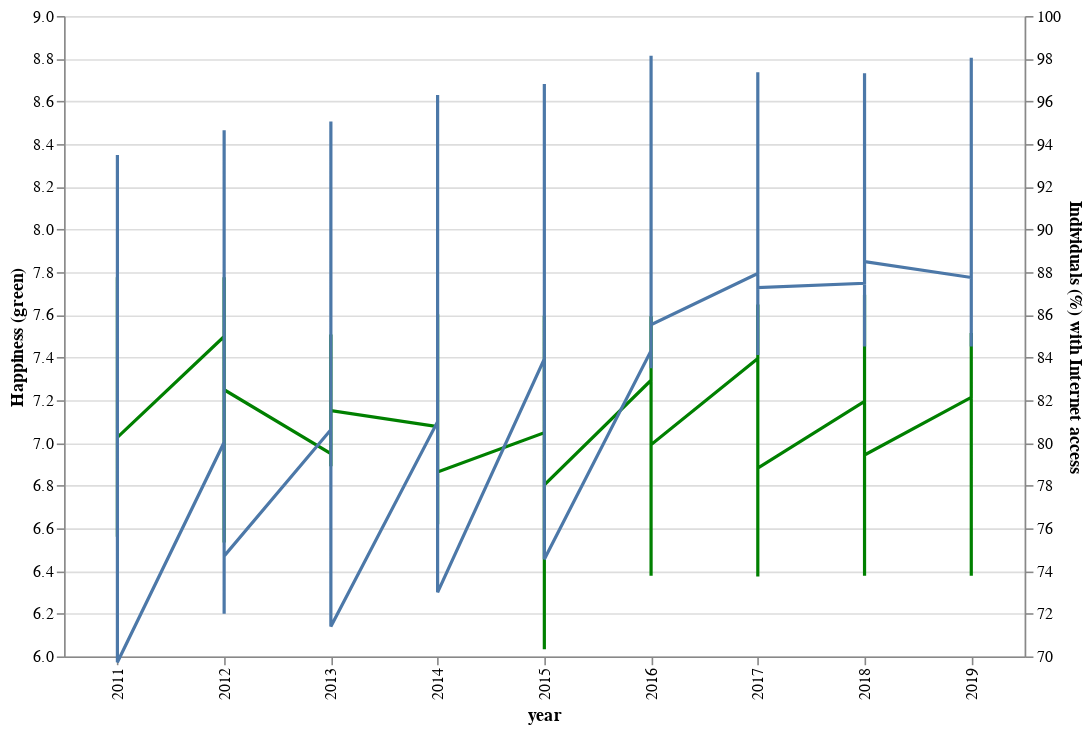

Write notebook code for a chart like this one.
### Code cell
# dropdown filter
countries = top10GDP["Country name"].unique()
country_dropdown = alt.binding_select(options=countries)
country_select = alt.selection_single(
    fields=["Country name"],
    bind=country_dropdown,
    name="Country",
)

# Create scatter plot
chart_hap = (
    alt.Chart(top10GDP)
    .mark_line(color="green")
    .encode(x="year:O",
            y=alt.Y("Life Ladder",scale=alt.Scale(domain=[6, 9]), title="Happiness (green)")
    )
)

chart_gdp = (
    alt.Chart(top10GDP)
    .mark_line()
    .encode(x="year:O",
            y=alt.Y("Individuals (%) with Internet access",scale=alt.Scale(domain=[70, 100]))
    )
)

chart = chart_hap+chart_gdp
chart = chart.add_selection(country_select).transform_filter(country_select)
chart = chart.properties(width=600, height=400).resolve_scale(y = 'independent')
chart

### Figure 1 — Vega-Lite specification as saved in the notebook (floating-point values rounded to 4 significant figures)
{"config": {"view": {"continuousWidth": 400, "continuousHeight": 300}}, "layer": [{"mark": {"type": "line", "color": "green"}, "encoding": {"x": {"type": "ordinal", "field": "year"}, "y": {"type": "quantitative", "field": "Life Ladder", "scale": {"domain": [6, 9]}, "title": "Happiness (green)"}}, "selection": {"Country": {"type": "single", "fields": ["Country name"], "bind": {"input": "select", "options": ["Austria", "Denmark", "Ireland", "Luxembourg", "Netherlands", "Norway", "Singapore", "Sweden", "Switzerland", "United States"]}}}}, {"mark": "line", "encoding": {"x": {"type": "ordinal", "field": "year"}, "y": {"type": "quantitative", "field": "Individuals (%) with Internet access", "scale": {"domain": [70, 100]}}}}], "data": {"name": "data-bd813715e2b0c865863551e94f9e91bb"}, "height": 400, "resolve": {"scale": {"y": "independent"}}, "transform": [{"filter": {"selection": "Country"}}], "width": 600, "$schema": "https://vega.github.io/schema/vega-lite/v4.8.1.json", "datasets": {"data-bd813715e2b0c865863551e94f9e91bb": [{"Country name": "Austria", "year": 2011, "Life Ladder": 7.401, "Log GDP per capita": 10.89, "Social support": 0.9451, "Healthy life expectancy at birth": 71.68, "Freedom to make life choices": 0.9197, "Generosity": 0.1178, "Perceptions of corruption": 0.7706, "Positive affect": 0.8222, "Negative affect": 0.1567, "Individuals (%) with Internet access": 78.74}, {"Country name": "Austria", "year": 2012, "Life Ladder": 7.499, "Log GDP per capita": 10.88, "Social support": 0.9498, "Healthy life expectancy at birth": 71.82, "Freedom to make life choices": 0.9217, "Generosity": 0.1682, "Perceptions of corruption": 0.6789, "Positive affect": 0.7873, "Negative affect": 0.1626, "Individuals (%) with Internet access": 80.03}, {"Country name": "Austria", "year": 2013, "Life Ladder": 6.95, "Log GDP per capita": 10.88, "Social support": 0.8989, "Healthy life expectancy at birth": 71.96, "Freedom to make life choices": 0.885, "Generosity": 0.1176, "Perceptions of corruption": 0.5669, "Positive affect": 0.7797, "Negative affect": 0.1701, "Individuals (%) with Internet access": 80.62}, {"Country name": "Austria", "year": 2014, "Life Ladder": 7.076, "Log GDP per capita": 10.88, "Social support": 0.9281, "Healthy life expectancy at birth": 72.1, "Freedom to make life choices": 0.9003, "Generosity": 0.09889, "Perceptions of corruption": 0.5575, "Positive affect": 0.7983, "Negative affect": 0.1645, "Individuals (%) with Internet access": 81.0}, {"Country name": "Austria", "year": 2015, "Life Ladder": 7.048, "Log GDP per capita": 10.89, "Social support": 0.9263, "Healthy life expectancy at birth": 72.4, "Freedom to make life choices": 0.8885, "Generosity": 0.07975, "Perceptions of corruption": 0.5236, "Positive affect": 0.7559, "Negative affect": 0.1974, "Individuals (%) with Internet access": 83.94}, {"Country name": "Austria", "year": 2016, "Life Ladder": 7.294, "Log GDP per capita": 10.91, "Social support": 0.9062, "Healthy life expectancy at birth": 72.7, "Freedom to make life choices": 0.89, "Generosity": 0.1331, "Perceptions of corruption": 0.5183, "Positive affect": 0.7476, "Negative affect": 0.1803, "Individuals (%) with Internet access": 84.32}, {"Country name": "Austria", "year": 2017, "Life Ladder": 7.396, "Log GDP per capita": 10.93, "Social support": 0.9117, "Healthy life expectancy at birth": 73.0, "Freedom to make life choices": 0.9041, "Generosity": 0.05347, "Perceptions of corruption": 0.5231, "Positive affect": 0.7524, "Negative affect": 0.2261, "Individuals (%) with Internet access": 87.94}, {"Country name": "Austria", "year": 2018, "Life Ladder": 7.195, "Log GDP per capita": 10.94, "Social support": 0.9645, "Healthy life expectancy at birth": 73.3, "Freedom to make life choices": 0.9034, "Generosity": 0.05969, "Perceptions of corruption": 0.4571, "Positive affect": 0.7745, "Negative affect": 0.2052, "Individuals (%) with Internet access": 87.48}, {"Country name": "Austria", "year": 2019, "Life Ladder": 7.213, "Log GDP per capita": 10.85, "Social support": 0.9248, "Healthy life expectancy at birth": 73.6, "Freedom to make life choices": 0.9119, "Generosity": 0.01103, "Perceptions of corruption": 0.4638, "Positive affect": 0.7693, "Negative affect": 0.2065, "Individuals (%) with Internet access": 87.75}, {"Country name": "Denmark", "year": 2011, "Life Ladder": 7.52, "Log GDP per capita": 10.85, "Social support": 0.9514, "Healthy life expectancy at birth": 70.84, "Freedom to make life choices": 0.9326, "Generosity": 0.1388, "Perceptions of corruption": 0.1874, "Positive affect": 0.7738, "Negative affect": 0.2086, "Individuals (%) with Internet access": 89.81}, {"Country name": "Denmark", "year": 2012, "Life Ladder": 7.589, "Log GDP per capita": 10.85, "Social support": 0.9647, "Healthy life expectancy at birth": 71.06, "Freedom to make life choices": 0.9203, "Generosity": 0.2148, "Perceptions of corruption": 0.17, "Positive affect": 0.8623, "Negative affect": 0.1947, "Individuals (%) with Internet access": 92.26}, {"Country name": "Denmark", "year": 2013, "Life Ladder": 7.508, "Log GDP per capita": 10.86, "Social support": 0.9563, "Healthy life expectancy at birth": 71.28, "Freedom to make life choices": 0.9416, "Generosity": 0.118, "Perceptions of corruption": 0.2372, "Positive affect": 0.8325, "Negative affect": 0.2326, "Individuals (%) with Internet access": 94.63}, {"Country name": "Denmark", "year": 2014, "Life Ladder": 7.514, "Log GDP per capita": 10.88, "Social support": 0.9597, "Healthy life expectancy at birth": 71.5, "Freedom to make life choices": 0.9414, "Generosity": 0.2221, "Perceptions of corruption": 0.191, "Positive affect": 0.8292, "Negative affect": 0.2176, "Individuals (%) with Internet access": 95.99}, {"Country name": "Denmark", "year": 2015, "Life Ladder": 7.558, "Log GDP per capita": 10.9, "Social support": 0.9545, "Healthy life expectancy at birth": 71.8, "Freedom to make life choices": 0.9482, "Generosity": 0.1378, "Perceptions of corruption": 0.2099, "Positive affect": 0.8361, "Negative affect": 0.2076, "Individuals (%) with Internet access": 96.33}, {"Country name": "Denmark", "year": 2016, "Life Ladder": 7.594, "Log GDP per capita": 10.92, "Social support": 0.9521, "Healthy life expectancy at birth": 72.1, "Freedom to make life choices": 0.9554, "Generosity": 0.1554, "Perceptions of corruption": 0.1811, "Positive affect": 0.8237, "Negative affect": 0.2058, "Individuals (%) with Internet access": 96.97}, {"Country name": "Denmark", "year": 2017, "Life Ladder": 7.649, "Log GDP per capita": 10.93, "Social support": 0.9582, "Healthy life expectancy at birth": 72.4, "Freedom to make life choices": 0.9354, "Generosity": 0.018, "Perceptions of corruption": 0.1506, "Positive affect": 0.8214, "Negative affect": 0.2061, "Individuals (%) with Internet access": 97.1}, {"Country name": "Denmark", "year": 2018, "Life Ladder": 7.693, "Log GDP per capita": 10.95, "Social support": 0.9577, "Healthy life expectancy at birth": 72.7, "Freedom to make life choices": 0.9633, "Generosity": 0.02032, "Perceptions of corruption": 0.1742, "Positive affect": 0.8619, "Negative affect": 0.1811, "Individuals (%) with Internet access": 97.32}, {"Country name": "Denmark", "year": 2019, "Life Ladder": 7.515, "Log GDP per capita": 10.91, "Social support": 0.9474, "Healthy life expectancy at birth": 73.0, "Freedom to make life choices": 0.9379, "Generosity": 0.05229, "Perceptions of corruption": 0.2138, "Positive affect": 0.8177, "Negative affect": 0.2271, "Individuals (%) with Internet access": 98.05}, {"Country name": "Ireland", "year": 2011, "Life Ladder": 6.965, "Log GDP per capita": 10.88, "Social support": 0.9618, "Healthy life expectancy at birth": 71.7, "Freedom to make life choices": 0.9022, "Generosity": 0.3023, "Perceptions of corruption": 0.5726, "Positive affect": 0.8352, "Negative affect": 0.2367, "Individuals (%) with Internet access": 74.89}, {"Country name": "Ireland", "year": 2012, "Life Ladder": 6.76, "Log GDP per capita": 10.88, "Social support": 0.9552, "Healthy life expectancy at birth": 71.8, "Freedom to make life choices": 0.8838, "Generosity": 0.3314, "Perceptions of corruption": 0.5584, "Positive affect": 0.8143, "Negative affect": 0.2453, "Individuals (%) with Internet access": 76.92}, {"Country name": "Ireland", "year": 2013, "Life Ladder": 7.018, "Log GDP per capita": 10.96, "Social support": 0.9677, "Healthy life expectancy at birth": 71.9, "Freedom to make life choices": 0.9216, "Generosity": 0.2636, "Perceptions of corruption": 0.406, "Positive affect": 0.7843, "Negative affect": 0.2287, "Individuals (%) with Internet access": 78.25}, {"Country name": "Ireland", "year": 2014, "Life Ladder": 6.83, "Log GDP per capita": 11.17, "Social support": 0.9529, "Healthy life expectancy at birth": 72.0, "Freedom to make life choices": 0.8923, "Generosity": 0.2326, "Perceptions of corruption": 0.4088, "Positive affect": 0.7993, "Negative affect": 0.2253, "Individuals (%) with Internet access": 83.49}, {"Country name": "Ireland", "year": 2015, "Life Ladder": 7.041, "Log GDP per capita": 11.2, "Social support": 0.9581, "Healthy life expectancy at birth": 72.1, "Freedom to make life choices": 0.8746, "Generosity": 0.1743, "Perceptions of corruption": 0.3985, "Positive affect": 0.8092, "Negative affect": 0.2111, "Individuals (%) with Internet access": 83.49}, {"Country name": "Ireland", "year": 2016, "Life Ladder": 7.06, "Log GDP per capita": 11.27, "Social support": 0.9435, "Healthy life expectancy at birth": 72.2, "Freedom to make life choices": 0.9053, "Generosity": 0.2165, "Perceptions of corruption": 0.3371, "Positive affect": 0.8334, "Negative affect": 0.2128, "Individuals (%) with Internet access": 83.49}, {"Country name": "Ireland", "year": 2017, "Life Ladder": 6.962, "Log GDP per capita": 11.33, "Social support": 0.9379, "Healthy life expectancy at birth": 72.3, "Freedom to make life choices": 0.8615, "Generosity": 0.1442, "Perceptions of corruption": 0.3622, "Positive affect": 0.8109, "Negative affect": 0.2131, "Individuals (%) with Internet access": 84.11}, {"Country name": "Ireland", "year": 2018, "Life Ladder": 7.255, "Log GDP per capita": 11.37, "Social support": 0.9437, "Healthy life expectancy at birth": 72.4, "Freedom to make life choices": 0.8925, "Generosity": 0.07361, "Perceptions of corruption": 0.3728, "Positive affect": 0.807, "Negative affect": 0.2233, "Individuals (%) with Internet access": 84.52}, {"Country name": "Ireland", "year": 2019, "Life Ladder": 7.035, "Log GDP per capita": 11.32, "Social support": 0.9603, "Healthy life expectancy at birth": 72.5, "Freedom to make life choices": 0.8821, "Generosity": 0.01382, "Perceptions of corruption": 0.3556, "Positive affect": 0.7967, "Negative affect": 0.2464, "Individuals (%) with Internet access": 84.52}, {"Country name": "Luxembourg", "year": 2011, "Life Ladder": 6.964, "Log GDP per capita": 11.57, "Social support": 0.9139, "Healthy life expectancy at birth": 72.06, "Freedom to make life choices": 0.9165, "Generosity": 0.05867, "Perceptions of corruption": 0.4028, "Positive affect": 0.8152, "Negative affect": 0.2274, "Individuals (%) with Internet access": 90.03}, {"Country name": "Luxembourg", "year": 2012, "Life Ladder": 7.131, "Log GDP per capita": 11.58, "Social support": 0.9167, "Healthy life expectancy at birth": 72.24, "Freedom to make life choices": 0.7897, "Generosity": -0.05424, "Perceptions of corruption": 0.3008, "Positive affect": 0.6404, "Negative affect": 0.1848, "Individuals (%) with Internet access": 91.95}, {"Country name": "Luxembourg", "year": 2013, "Life Ladder": 6.891, "Log GDP per capita": 11.6, "Social support": 0.8755, "Healthy life expectancy at birth": 72.42, "Freedom to make life choices": 0.938, "Generosity": 0.1059, "Perceptions of corruption": 0.3663, "Positive affect": 0.8031, "Negative affect": 0.1704, "Individuals (%) with Internet access": 93.78}, {"Country name": "Luxembourg", "year": 2014, "Life Ladder": 6.702, "Log GDP per capita": 11.62, "Social support": 0.9336, "Healthy life expectancy at birth": 72.6, "Freedom to make life choices": 0.9323, "Generosity": 0.0521, "Perceptions of corruption": 0.3754, "Positive affect": 0.7574, "Negative affect": 0.1931, "Individuals (%) with Internet access": 94.67}, {"Country name": "Luxembourg", "year": 2015, "Life Ladder": 6.967, "Log GDP per capita": 11.64, "Social support": 0.9413, "Healthy life expectancy at birth": 72.6, "Freedom to make life choices": 0.8824, "Generosity": 0.0187, "Perceptions of corruption": 0.3563, "Positive affect": 0.7579, "Negative affect": 0.1923, "Individuals (%) with Internet access": 96.38}, {"Country name": "Luxembourg", "year": 2016, "Life Ladder": 7.061, "Log GDP per capita": 11.63, "Social support": 0.9054, "Healthy life expectancy at birth": 72.6, "Freedom to make life choices": 0.9028, "Generosity": 0.0441, "Perceptions of corruption": 0.3302, "Positive affect": 0.7658, "Negative affect": 0.1845, "Individuals (%) with Internet access": 98.14}, {"Country name": "Luxembourg", "year": 2017, "Life Ladder": 7.243, "Log GDP per capita": 11.64, "Social support": 0.9022, "Healthy life expectancy at birth": 72.6, "Freedom to make life choices": 0.8839, "Generosity": -0.02176, "Perceptions of corruption": 0.3851, "Positive affect": 0.7503, "Negative affect": 0.2019, "Individuals (%) with Internet access": 97.36}, {"Country name": "Luxembourg", "year": 2018, "Life Ladder": 7.404, "Log GDP per capita": 11.65, "Social support": 0.9121, "Healthy life expectancy at birth": 72.6, "Freedom to make life choices": 0.9303, "Generosity": -0.04506, "Perceptions of corruption": 0.3896, "Positive affect": 0.7892, "Negative affect": 0.2116, "Individuals (%) with Internet access": 97.06}, {"Country name": "Luxembourg", "year": 2019, "Life Ladder": 7.404, "Log GDP per capita": 11.65, "Social support": 0.9121, "Healthy life expectancy at birth": 72.6, "Freedom to make life choices": 0.9303, "Generosity": -0.04506, "Perceptions of corruption": 0.3896, "Positive affect": 0.7892, "Negative affect": 0.2116, "Individuals (%) with Internet access": 97.06}, {"Country name": "Netherlands", "year": 2011, "Life Ladder": 7.471, "Log GDP per capita": 10.86, "Social support": 0.9389, "Healthy life expectancy at birth": 71.64, "Freedom to make life choices": 0.8771, "Generosity": 0.2881, "Perceptions of corruption": 0.4338, "Positive affect": 0.8606, "Negative affect": 0.2263, "Individuals (%) with Internet access": 91.42}, {"Country name": "Netherlands", "year": 2012, "Life Ladder": 7.407, "Log GDP per capita": 10.86, "Social support": 0.9247, "Healthy life expectancy at birth": 71.76, "Freedom to make life choices": 0.919, "Generosity": 0.3045, "Perceptions of corruption": 0.5045, "Positive affect": 0.8668, "Negative affect": 0.2354, "Individuals (%) with Internet access": 92.86}, {"Country name": "Netherlands", "year": 2013, "Life Ladder": 7.321, "Log GDP per capita": 10.87, "Social support": 0.909, "Healthy life expectancy at birth": 71.88, "Freedom to make life choices": 0.9102, "Generosity": 0.3313, "Perceptions of corruption": 0.4569, "Positive affect": 0.8678, "Negative affect": 0.2207, "Individuals (%) with Internet access": 93.96}, {"Country name": "Netherlands", "year": 2014, "Life Ladder": 7.324, "Log GDP per capita": 10.88, "Social support": 0.879, "Healthy life expectancy at birth": 72.0, "Freedom to make life choices": 0.904, "Generosity": 0.2614, "Perceptions of corruption": 0.4118, "Positive affect": 0.8341, "Negative affect": 0.2021, "Individuals (%) with Internet access": 91.67}, {"Country name": "Netherlands", "year": 2015, "Life Ladder": 7.541, "Log GDP per capita": 10.9, "Social support": 0.9259, "Healthy life expectancy at birth": 72.1, "Freedom to make life choices": 0.9073, "Generosity": 0.2387, "Perceptions of corruption": 0.4333, "Positive affect": 0.8384, "Negative affect": 0.2149, "Individuals (%) with Internet access": 91.72}, {"Country name": "Netherlands", "year": 2016, "Life Ladder": 7.459, "Log GDP per capita": 10.92, "Social support": 0.9365, "Healthy life expectancy at birth": 72.2, "Freedom to make life choices": 0.9203, "Generosity": 0.2504, "Perceptions of corruption": 0.3631, "Positive affect": 0.8522, "Negative affect": 0.1845, "Individuals (%) with Internet access": 90.41}, {"Country name": "Netherlands", "year": 2017, "Life Ladder": 7.463, "Log GDP per capita": 10.94, "Social support": 0.9394, "Healthy life expectancy at birth": 72.3, "Freedom to make life choices": 0.92, "Generosity": 0.1615, "Perceptions of corruption": 0.3706, "Positive affect": 0.862, "Negative affect": 0.2048, "Individuals (%) with Internet access": 93.2}, {"Country name": "Netherlands", "year": 2018, "Life Ladder": 7.425, "Log GDP per capita": 10.95, "Social support": 0.9415, "Healthy life expectancy at birth": 72.4, "Freedom to make life choices": 0.8856, "Generosity": 0.2125, "Perceptions of corruption": 0.3601, "Positive affect": 0.8383, "Negative affect": 0.2305, "Individuals (%) with Internet access": 92.57}, {"Country name": "Netherlands", "year": 2019, "Life Ladder": 7.504, "Log GDP per capita": 10.9, "Social support": 0.944, "Healthy life expectancy at birth": 72.5, "Freedom to make life choices": 0.9345, "Generosity": 0.1513, "Perceptions of corruption": 0.2806, "Positive affect": 0.784, "Negative affect": 0.2465, "Individuals (%) with Internet access": 93.29}, {"Country name": "Norway", "year": 2011, "Life Ladder": 7.678, "Log GDP per capita": 11.02, "Social support": 0.9477, "Healthy life expectancy at birth": 72.24, "Freedom to make life choices": 0.9466, "Generosity": 0.1472, "Perceptions of corruption": 0.368, "Positive affect": 0.8227, "Negative affect": 0.2128, "Individuals (%) with Internet access": 93.49}, {"Country name": "Norway", "year": 2012, "Life Ladder": 7.678, "Log GDP per capita": 11.02, "Social support": 0.9477, "Healthy life expectancy at birth": 72.24, "Freedom to make life choices": 0.9466, "Generosity": 0.1472, "Perceptions of corruption": 0.368, "Positive affect": 0.8227, "Negative affect": 0.2128, "Individuals (%) with Internet access": 94.65}, {"Country name": "Norway", "year": 2013, "Life Ladder": 7.444, "Log GDP per capita": 11.02, "Social support": 0.9412, "Healthy life expectancy at birth": 72.68, "Freedom to make life choices": 0.9563, "Generosity": 0.181, "Perceptions of corruption": 0.4048, "Positive affect": 0.8337, "Negative affect": 0.1944, "Individuals (%) with Internet access": 95.05}, {"Country name": "Norway", "year": 2014, "Life Ladder": 7.603, "Log GDP per capita": 11.03, "Social support": 0.9468, "Healthy life expectancy at birth": 72.9, "Freedom to make life choices": 0.9476, "Generosity": 0.2569, "Perceptions of corruption": 0.2988, "Positive affect": 0.8429, "Negative affect": 0.2094, "Individuals (%) with Internet access": 96.3}, {"Country name": "Norway", "year": 2015, "Life Ladder": 7.596, "Log GDP per capita": 11.04, "Social support": 0.9597, "Healthy life expectancy at birth": 73.0, "Freedom to make life choices": 0.9544, "Generosity": 0.1329, "Perceptions of corruption": 0.4097, "Positive affect": 0.8496, "Negative affect": 0.2093, "Individuals (%) with Internet access": 96.81}, {"Country name": "Norway", "year": 2016, "Life Ladder": 7.579, "Log GDP per capita": 11.05, "Social support": 0.9501, "Healthy life expectancy at birth": 73.1, "Freedom to make life choices": 0.953, "Generosity": 0.2364, "Perceptions of corruption": 0.2497, "Positive affect": 0.8491, "Negative affect": 0.2029, "Individuals (%) with Internet access": 97.3}, {"Country name": "Norway", "year": 2017, "Life Ladder": 7.444, "Log GDP per capita": 11.06, "Social support": 0.966, "Healthy life expectancy at birth": 73.2, "Freedom to make life choices": 0.9604, "Generosity": 0.09406, "Perceptions of corruption": 0.2682, "Positive affect": 0.8274, "Negative affect": 0.2119, "Individuals (%) with Internet access": 96.36}, {"Country name": "Norway", "year": 2018, "Life Ladder": 7.442, "Log GDP per capita": 11.06, "Social support": 0.9418, "Healthy life expectancy at birth": 73.3, "Freedom to make life choices": 0.954, "Generosity": 0.1107, "Perceptions of corruption": 0.2706, "Positive affect": 0.8227, "Negative affect": 0.1955, "Individuals (%) with Internet access": 96.49}, {"Country name": "Norway", "year": 2019, "Life Ladder": 7.29, "Log GDP per capita": 11.04, "Social support": 0.956, "Healthy life expectancy at birth": 73.4, "Freedom to make life choices": 0.9646, "Generosity": 0.07515, "Perceptions of corruption": 0.2711, "Positive affect": 0.8231, "Negative affect": 0.216, "Individuals (%) with Internet access": 98.0}, {"Country name": "Singapore", "year": 2011, "Life Ladder": 6.561, "Log GDP per capita": 11.31, "Social support": 0.9045, "Healthy life expectancy at birth": 75.02, "Freedom to make life choices": 0.8218, "Generosity": -0.1487, "Perceptions of corruption": 0.09892, "Positive affect": 0.4828, "Negative affect": 0.1436, "Individuals (%) with Internet access": 71.0}, {"Country name": "Singapore", "year": 2012, "Life Ladder": 6.533, "Log GDP per capita": 11.36, "Social support": 0.8079, "Healthy life expectancy at birth": 75.46, "Freedom to make life choices": 0.8271, "Generosity": 0.1149, "Perceptions of corruption": 0.2424, "Positive affect": 0.7696, "Negative affect": 0.1477, "Individuals (%) with Internet access": 72.0}, {"Country name": "Singapore", "year": 2013, "Life Ladder": 7.062, "Log GDP per capita": 11.38, "Social support": 0.822, "Healthy life expectancy at birth": 75.68, "Freedom to make life choices": 0.8349, "Generosity": 0.1541, "Perceptions of corruption": 0.1326, "Positive affect": 0.841, "Negative affect": 0.1802, "Individuals (%) with Internet access": 80.9}, {"Country name": "Singapore", "year": 2014, "Life Ladder": 6.62, "Log GDP per capita": 11.4, "Social support": 0.8664, "Healthy life expectancy at birth": 75.9, "Freedom to make life choices": 0.8869, "Generosity": 0.1497, "Perceptions of corruption": 0.09894, "Positive affect": 0.8031, "Negative affect": 0.1416, "Individuals (%) with Internet access": 79.03}, {"Country name": "Singapore", "year": 2015, "Life Ladder": 6.033, "Log GDP per capita": 11.42, "Social support": 0.9251, "Healthy life expectancy at birth": 76.2, "Freedom to make life choices": 0.9037, "Generosity": 0.1429, "Perceptions of corruption": 0.04731, "Positive affect": 0.824, "Negative affect": 0.1109, "Individuals (%) with Internet access": 79.01}, {"Country name": "Singapore", "year": 2016, "Life Ladder": 6.378, "Log GDP per capita": 11.46, "Social support": 0.8973, "Healthy life expectancy at birth": 76.5, "Freedom to make life choices": 0.9261, "Generosity": 0.1356, "Perceptions of corruption": 0.1618, "Positive affect": 0.8001, "Negative affect": 0.1793, "Individuals (%) with Internet access": 84.45}, {"Country name": "Singapore", "year": 2017, "Life Ladder": 6.375, "Log GDP per capita": 11.49, "Social support": 0.9028, "Healthy life expectancy at birth": 76.8, "Freedom to make life choices": 0.9161, "Generosity": -0.06586, "Perceptions of corruption": 0.09656, "Positive affect": 0.7871, "Negative affect": 0.1069, "Individuals (%) with Internet access": 84.45}, {"Country name": "Singapore", "year": 2018, "Life Ladder": 6.378, "Log GDP per capita": 11.49, "Social support": 0.9249, "Healthy life expectancy at birth": 77.1, "Freedom to make life choices": 0.938, "Generosity": 0.02723, "Perceptions of corruption": 0.06962, "Positive affect": 0.7226, "Negative affect": 0.1381, "Individuals (%) with Internet access": 88.17}, {"Country name": "Singapore", "year": 2019, "Life Ladder": 6.378, "Log GDP per capita": 11.49, "Social support": 0.9249, "Healthy life expectancy at birth": 77.1, "Freedom to make life choices": 0.938, "Generosity": 0.02723, "Perceptions of corruption": 0.06962, "Positive affect": 0.7226, "Negative affect": 0.1381, "Individuals (%) with Internet access": 88.95}, {"Country name": "Sweden", "year": 2011, "Life Ladder": 7.56, "Log GDP per capita": 10.8, "Social support": 0.9294, "Healthy life expectancy at birth": 72.06, "Freedom to make life choices": 0.9444, "Generosity": 0.1319, "Perceptions of corruption": 0.2535, "Positive affect": 0.8551, "Negative affect": 0.1702, "Individuals (%) with Internet access": 92.77}, {"Country name": "Sweden", "year": 2012, "Life Ladder": 7.434, "Log GDP per capita": 10.8, "Social support": 0.9156, "Healthy life expectancy at birth": 72.14, "Freedom to make life choices": 0.9359, "Generosity": 0.1589, "Perceptions of corruption": 0.3245, "Positive affect": 0.8293, "Negative affect": 0.1844, "Individuals (%) with Internet access": 93.18}, {"Country name": "Sweden", "year": 2013, "Life Ladder": 7.239, "Log GDP per capita": 10.82, "Social support": 0.9327, "Healthy life expectancy at birth": 72.22, "Freedom to make life choices": 0.9453, "Generosity": 0.2017, "Perceptions of corruption": 0.2504, "Positive affect": 0.8357, "Negative affect": 0.2077, "Individuals (%) with Internet access": 94.78}, {"Country name": "Sweden", "year": 2014, "Life Ladder": 7.289, "Log GDP per capita": 10.85, "Social support": 0.9295, "Healthy life expectancy at birth": 72.3, "Freedom to make life choices": 0.9351, "Generosity": 0.2112, "Perceptions of corruption": 0.232, "Positive affect": 0.8179, "Negative affect": 0.191, "Individuals (%) with Internet access": 92.52}, {"Country name": "Sweden", "year": 2015, "Life Ladder": 7.369, "Log GDP per capita": 10.86, "Social support": 0.9121, "Healthy life expectancy at birth": 72.4, "Freedom to make life choices": 0.918, "Generosity": 0.1457, "Perceptions of corruption": 0.2462, "Positive affect": 0.8157, "Negative affect": 0.2006, "Individuals (%) with Internet access": 90.61}, {"Country name": "Sweden", "year": 2016, "Life Ladder": 7.287, "Log GDP per capita": 10.87, "Social support": 0.914, "Healthy life expectancy at birth": 72.5, "Freedom to make life choices": 0.9346, "Generosity": 0.1703, "Perceptions of corruption": 0.2394, "Positive affect": 0.8135, "Negative affect": 0.1751, "Individuals (%) with Internet access": 89.65}, {"Country name": "Sweden", "year": 2017, "Life Ladder": 7.375, "Log GDP per capita": 10.88, "Social support": 0.9307, "Healthy life expectancy at birth": 72.6, "Freedom to make life choices": 0.9417, "Generosity": 0.07669, "Perceptions of corruption": 0.2628, "Positive affect": 0.8227, "Negative affect": 0.1608, "Individuals (%) with Internet access": 93.01}, {"Country name": "Sweden", "year": 2018, "Life Ladder": 7.398, "Log GDP per capita": 10.88, "Social support": 0.9336, "Healthy life expectancy at birth": 72.7, "Freedom to make life choices": 0.9415, "Generosity": 0.09102, "Perceptions of corruption": 0.2501, "Positive affect": 0.8263, "Negative affect": 0.202, "Individuals (%) with Internet access": 93.01}, {"Country name": "Sweden", "year": 2019, "Life Ladder": 7.314, "Log GDP per capita": 10.84, "Social support": 0.9356, "Healthy life expectancy at birth": 72.8, "Freedom to make life choices": 0.9512, "Generosity": 0.09082, "Perceptions of corruption": 0.2034, "Positive affect": 0.7664, "Negative affect": 0.2219, "Individuals (%) with Internet access": 94.49}, {"Country name": "Switzerland", "year": 2011, "Life Ladder": 7.776, "Log GDP per capita": 11.08, "Social support": 0.9469, "Healthy life expectancy at birth": 72.78, "Freedom to make life choices": 0.9454, "Generosity": 0.1386, "Perceptions of corruption": 0.3232, "Positive affect": 0.8591, "Negative affect": 0.176, "Individuals (%) with Internet access": 85.19}, {"Country name": "Switzerland", "year": 2012, "Life Ladder": 7.776, "Log GDP per capita": 11.08, "Social support": 0.9469, "Healthy life expectancy at birth": 72.78, "Freedom to make life choices": 0.9454, "Generosity": 0.1386, "Perceptions of corruption": 0.3232, "Positive affect": 0.8591, "Negative affect": 0.176, "Individuals (%) with Internet access": 85.2}, {"Country name": "Switzerland", "year": 2013, "Life Ladder": 7.493, "Log GDP per capita": 11.1, "Social support": 0.9588, "Healthy life expectancy at birth": 73.06, "Freedom to make life choices": 0.9494, "Generosity": 0.06012, "Perceptions of corruption": 0.2831, "Positive affect": 0.8229, "Negative affect": 0.1888, "Individuals (%) with Internet access": 86.34}, {"Country name": "Switzerland", "year": 2014, "Life Ladder": 7.572, "Log GDP per capita": 11.1, "Social support": 0.9383, "Healthy life expectancy at birth": 73.2, "Freedom to make life choices": 0.9278, "Generosity": 0.1089, "Perceptions of corruption": 0.2095, "Positive affect": 0.8085, "Negative affect": 0.1658, "Individuals (%) with Internet access": 87.4}, {"Country name": "Switzerland", "year": 2015, "Life Ladder": 7.459, "Log GDP per capita": 11.11, "Social support": 0.9276, "Healthy life expectancy at birth": 73.5, "Freedom to make life choices": 0.9339, "Generosity": 0.08844, "Perceptions of corruption": 0.3016, "Positive affect": 0.7795, "Negative affect": 0.2063, "Individuals (%) with Internet access": 87.48}, {"Country name": "Switzerland", "year": 2016, "Life Ladder": 7.474, "Log GDP per capita": 11.11, "Social support": 0.9497, "Healthy life expectancy at birth": 73.8, "Freedom to make life choices": 0.925, "Generosity": 0.1798, "Perceptions of corruption": 0.3162, "Positive affect": 0.774, "Negative affect": 0.1959, "Individuals (%) with Internet access": 89.13}, {"Country name": "Switzerland", "year": 2017, "Life Ladder": 7.509, "Log GDP per capita": 11.13, "Social support": 0.9303, "Healthy life expectancy at birth": 74.1, "Freedom to make life choices": 0.9264, "Generosity": 0.101, "Perceptions of corruption": 0.3013, "Positive affect": 0.7922, "Negative affect": 0.1915, "Individuals (%) with Internet access": 89.69}, {"Country name": "Switzerland", "year": 2018, "Life Ladder": 7.694, "Log GDP per capita": 11.14, "Social support": 0.9485, "Healthy life expectancy at birth": 74.4, "Freedom to make life choices": 0.9132, "Generosity": 0.03622, "Perceptions of corruption": 0.2937, "Positive affect": 0.7979, "Negative affect": 0.1708, "Individuals (%) with Internet access": 89.69}, {"Country name": "Switzerland", "year": 2019, "Life Ladder": 7.508, "Log GDP per capita": 11.08, "Social support": 0.9463, "Healthy life expectancy at birth": 74.7, "Freedom to make life choices": 0.9173, "Generosity": -0.0635, "Perceptions of corruption": 0.2804, "Positive affect": 0.7687, "Negative affect": 0.1932, "Individuals (%) with Internet access": 93.15}, {"Country name": "United States", "year": 2011, "Life Ladder": 7.026, "Log GDP per capita": 10.93, "Social support": 0.9032, "Healthy life expectancy at birth": 68.66, "Freedom to make life choices": 0.8227, "Generosity": 0.2147, "Perceptions of corruption": 0.71, "Positive affect": 0.8338, "Negative affect": 0.2596, "Individuals (%) with Internet access": 69.73}, {"Country name": "United States", "year": 2012, "Life Ladder": 7.249, "Log GDP per capita": 10.94, "Social support": 0.9254, "Healthy life expectancy at birth": 68.64, "Freedom to make life choices": 0.7923, "Generosity": 0.2739, "Perceptions of corruption": 0.7469, "Positive affect": 0.8137, "Negative affect": 0.2603, "Individuals (%) with Internet access": 74.7}, {"Country name": "United States", "year": 2013, "Life Ladder": 7.151, "Log GDP per capita": 10.96, "Social support": 0.9021, "Healthy life expectancy at birth": 68.62, "Freedom to make life choices": 0.8661, "Generosity": 0.2213, "Perceptions of corruption": 0.7023, "Positive affect": 0.8343, "Negative affect": 0.2813, "Individuals (%) with Internet access": 71.4}, {"Country name": "United States", "year": 2014, "Life Ladder": 6.864, "Log GDP per capita": 10.98, "Social support": 0.9036, "Healthy life expectancy at birth": 68.6, "Freedom to make life choices": 0.8488, "Generosity": 0.2195, "Perceptions of corruption": 0.6975, "Positive affect": 0.8139, "Negative affect": 0.2747, "Individuals (%) with Internet access": 73.0}, {"Country name": "United States", "year": 2015, "Life Ladder": 6.804, "Log GDP per capita": 10.99, "Social support": 0.8968, "Healthy life expectancy at birth": 68.5, "Freedom to make life choices": 0.7579, "Generosity": 0.144, "Perceptions of corruption": 0.7389, "Positive affect": 0.8057, "Negative affect": 0.2642, "Individuals (%) with Internet access": 74.55}, {"Country name": "United States", "year": 2016, "Life Ladder": 6.992, "Log GDP per capita": 11.0, "Social support": 0.921, "Healthy life expectancy at birth": 68.4, "Freedom to make life choices": 0.8685, "Generosity": 0.1973, "Perceptions of corruption": 0.6812, "Positive affect": 0.8266, "Negative affect": 0.2683, "Individuals (%) with Internet access": 85.54}, {"Country name": "United States", "year": 2017, "Life Ladder": 6.883, "Log GDP per capita": 11.03, "Social support": 0.9039, "Healthy life expectancy at birth": 68.3, "Freedom to make life choices": 0.8246, "Generosity": 0.1161, "Perceptions of corruption": 0.7099, "Positive affect": 0.8154, "Negative affect": 0.2922, "Individuals (%) with Internet access": 87.27}, {"Country name": "United States", "year": 2018, "Life Ladder": 6.944, "Log GDP per capita": 11.04, "Social support": 0.9167, "Healthy life expectancy at birth": 68.2, "Freedom to make life choices": 0.8361, "Generosity": 0.1443, "Perceptions of corruption": 0.7067, "Positive affect": 0.815, "Negative affect": 0.2438, "Individuals (%) with Internet access": 88.5}, {"Country name": "United States", "year": 2019, "Life Ladder": 7.028, "Log GDP per capita": 11.0, "Social support": 0.9374, "Healthy life expectancy at birth": 68.1, "Freedom to make life choices": 0.8504, "Generosity": 0.0341, "Perceptions of corruption": 0.6781, "Positive affect": 0.7874, "Negative affect": 0.2955, "Individuals (%) with Internet access": 88.5}]}}
